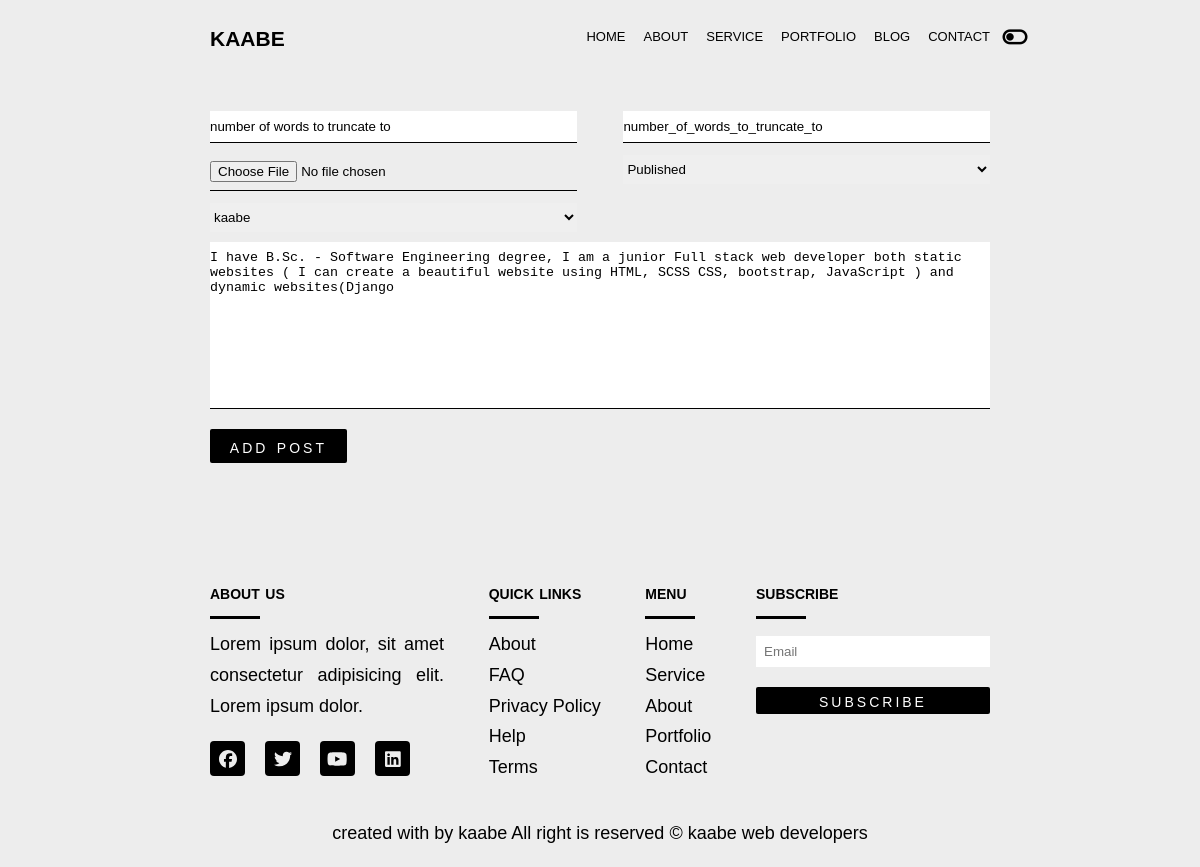
Page /blog/update/2/ on the committed database.
### blog/models.py (models this page shows, shortened)
class Post(models.Model):
    title = models.CharField(max_length=200)
    slug = models.CharField(max_length=200)
    image = models.ImageField(upload_to='post_images/', null=True,blank=True)
    author = models.ForeignKey(User,on_delete=models.CASCADE)
    body =  models.TextField('Editor',blank=True, null=True)
    status = models.CharField(max_length=56,choices=STATUS_CHOICES,default='drafted')
    created = models.DateTimeField(auto_now_add=True)
    updated = models.DateTimeField(auto_now=True)

### blog/views.py (the view)
# urls.py: path('update/<str:pk>/',post_update,name='update'),
def post_update(request,pk):
    post = Post.objects.get(id=pk)
    if request.method == 'POST':
        form = PostForm(instance=post,data = request.POST,files=request.FILES)
        if form.is_valid():
            form.save()
    else:
        form = PostForm(instance=post)
    context = {
        'form':form
    }
    return render(request,'blog/create.html',context)

### blog/forms.py
class PostForm(ModelForm):
    class Meta:
        model = Post
        fields = '__all__'
        widgets = {
            'title':TextInput(attrs ={
                'placeholder':'Post Title'
            }),
            'slug':TextInput(attrs ={
                'placeholder':'Post Slug'
            }),
            'status':Select(attrs ={
                'placeholder':'Choose One'
            }),
            'author':Select(attrs ={
                'placeholder':'Choose One'
            }),
             'image':FileInput(attrs ={
                'placeholder':'Post Slug'
            }),
            'body':Textarea(attrs = {
                'placeholder':'Enter Your Post'
            })
        }

### blog/templates/blog/create.html (shortened to what this page needs)
{%extends 'base/base.html'%}
{%block content%}
{%load static%}
   <div class="container  section">
    <form action="" class="form" method="post" enctype="multipart/form-data">
        <div class="w50 form-group">
             {{form.title}}
        </div>
        <div class="w50 form-group">
            {{form.slug}}
        </div>
        <div class="w50 form-group">
            {{form.image}}
       </div>
       <div class="w50 form-group">
        {{form.status}}
       </div>
       <div class="w50 form-group">
           {{form.author}}
       </div>
       <div class="w100 form-group">
           {{form.body}}
       </div>
       <input type="submit" class="btn" value="add post">
    </form>
   </div>
{%endblock%}

### staticfiles/css/style.css (style rules this page uses)
:root { --body-color: hsl(0, 0%, 93%); --primary-color:hsl(0, 0%, 0%); --secondray-color:hsl(0, 0%, 100%); --font-weight-light:100; --font-weight-semi-bold:600; --font-weight-bold:900; --bigest-font-size:4rem; --h1-font-size: Clamp(3rem, 3.5vw, 4rem); --h2-font-size:2.5rem; --h3-font-size:2rem; --normal-font-size:1.8rem; --small-font-size:1rem; --title-line-height: 1; --text-line-height: 1.7; --font-family-verdana: Verdana, Geneva, Tahoma, sans-serif; --section-margin:6em; --mr__bottom:1.5em; --m_tb:1em 0; --pd:1rem 0; --gap:4rem; }
*, *::before, *::after { padding: 0; margin: 0; box-sizing: border-box; }
html { font-size: 62.5%; }
body { background-color: var(--body-color); font-size: var(--normal-font-size); line-height: var(--text-line-height); font-weight: var(--font-weight-light); color: var(--primary-color); font-family: var(--font-family-verdana); }
.container { width: min(65%, 1128px); margin-inline: auto; position: relative; }
.section { padding-top: 8rem; padding-bottom: 4rem; }
.btn { padding: 0.3em 1em; background-color: var(--primary-color); letter-spacing: 3px; color: var(--secondray-color); font-variant: small-caps; border-radius: 2px; font-size: 1.1em; border: none; outline: none; }

### blog/templates/blog/create.html (style rules this page uses)
input[type='email'], input[type='text'], textarea, input[type="file"] { width: 100%; padding: .8rem 0; border: none; outline: none; border-bottom: 1px solid black; }
select { padding: .6rem 0; width: 100%; outline: none; border: none; }
textarea { resize: none; }
.form { padding-top: 3rem; display: flex; justify-content: space-between; flex-wrap: wrap; gap: 1rem; }
.w50 { width: 100%; }
.w100 { width: 100%; }
@media all and (min-width:800px) { .w50 { width: 47%; } }

### rows in the picture
Post: title "number of words to truncate to", slug "number_of_words_to_truncate_to", status "Published", author "kaabe", body "I have B.Sc. - Software Engineering degree, I am a junior Full stack web developer both static websites ( I can create a beautiful website using HTML, SCSS CSS, bootstrap, JavaScript ) and dynamic websites(Django"
